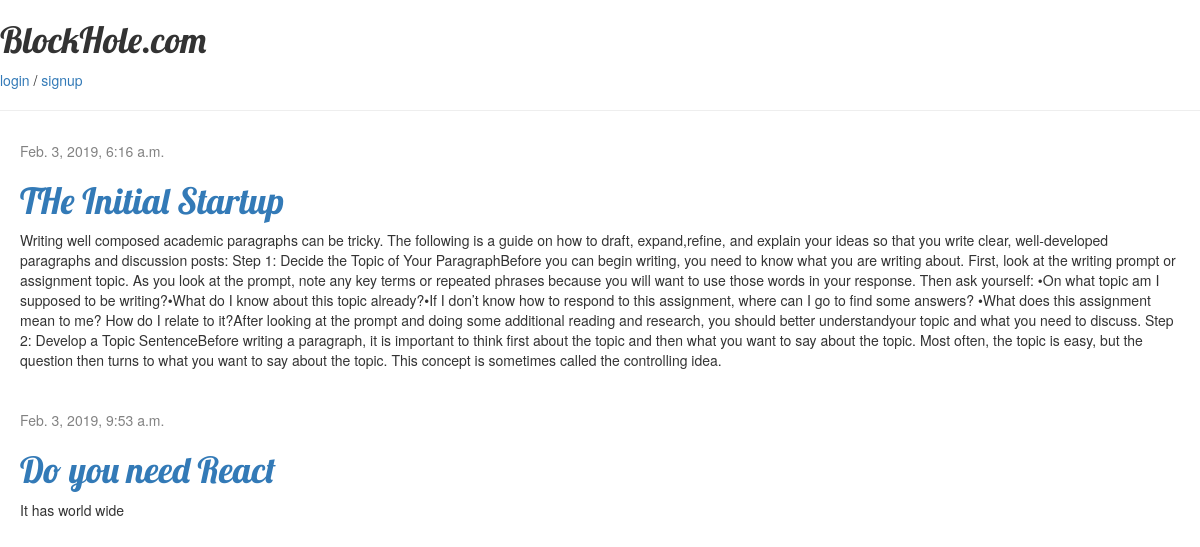
The page / on the database its author committed.
### blog/models.py (models this page shows, shortened)
class Post(models.Model):
    author = models.ForeignKey(settings.AUTH_USER_MODEL, on_delete=models.CASCADE)
    title = models.CharField(max_length=200)
    text = models.TextField()
    created_date = models.DateTimeField(default=timezone.now)
    published_date = models.DateTimeField(blank=True, null=True)

### blog/views.py (the view)
# urls.py: path('', views.post_list, name='post_list'),
def post_list(request):
    posts = Post.objects.filter(published_date__lte=timezone.now()).order_by('published_date')
    return render(request, 'blog/post_list.html', {'posts': posts})

### blog/templates/blog/post_list.html
{% extends 'blog/base.html' %}
{% block content %}
    {% for post in posts %}
        <div class="post">
            <div class="date">
                {{ post.published_date }}
            </div>
<h1><a href="{% url 'post_detail' pk=post.pk %}">{{ post.title }}</a></h1>
            <p>{{ post.text|linebreaksbr }}</p>
        </div>
    {% endfor %}
{% endblock %}

### blog/templates/blog/base.html (shortened to what this page needs)
{% load static %}
<html lang="en">
<head>
        <link rel="stylesheet" href="//maxcdn.bootstrapcdn.com/bootstrap/3.2.0/css/bootstrap.min.css">
        <link rel="stylesheet" href="//maxcdn.bootstrapcdn.com/bootstrap/3.2.0/css/bootstrap-theme.min.css">
        <link rel="stylesheet" href="{% static 'css/blog.css' %}">
    </head>
  <body>
    <header>
      <h1>BlockHole.com</h1>
      {% if user.is_authenticated %}
        <h5 style="color:red,display:flex;margin-left:80%">Hello, {{user.email}}</h5>
        <a href="{% url 'logout' %}">logout</a>
      {% else %}
        <a href="{% url 'login' %}">login</a> / <a href="{% url 'signup' %}">signup</a>
      {% endif %}
      <hr>
    </header>
    <main>
      {% block content %}
      {% endblock %}
    </main>
  </body>
</html>

### blog/static/css/blog.css (style rules this page uses)
h1, h2, h3, h4 { font-family: 'Lobster', cursive; }
.date { color: #828282; }
.post { margin-bottom: 70px; margin:30px 20px 10px; overflow:hidden; }

### rows shown on the page
Post: published_date "Feb. 3, 2019, 6:16 a.m.", title "THe Initial Startup", text "Writing well composed academic paragraphs can be tricky. The following is a guide on how to draft, expand,refine, and explain your ideas so that you write clear, well-developed paragraphs and discussion posts: Step 1: Decide the Topic of Your ParagraphBefore you can begin writing, you need to know what you are writing about. First, look at the writing prompt or assignment topic. As you look at the prompt, note any key terms or repeated phrases because you will want to use those words in your response. Then ask yourself: •On what topic am I supposed to be writing?•What do I know about this topic already?•If I don’t know how to respond to this assignment, where can I go to find some answers?…"
Post: published_date "Feb. 3, 2019, 9:53 a.m.", title "Do you need React", text "It has world wide"
